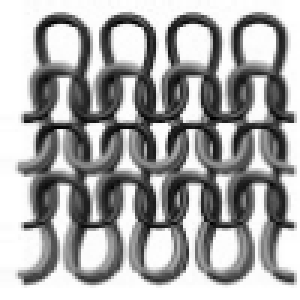
#> input picture test_ims/4/0.png, 100 x 100 px, found by its file name (shown 3 times larger); its folder holds 4 pictures in this run
$ python array_label2.py
#> lines starting #> are read from the running program, lines starting #| are printed output that depends on the picture; after the words box and inside, x2 and y2 are one past the last pixel; in counts of white or black regions, pixels touching at a corner belong together
import os
from natsort import natsorted,ns
import cv2 as cv
from PIL import Image
import numpy as np
from sklearn.utils import shuffle

# train_ims4=[]
test_ims4=[]
src='C:/Users/matth/Documents/Jobs/TangibleMediaMIT/knits/Seyedin/test_ims/4'
for fileName in natsorted(os.listdir(src),alg=ns.PATH):
    filePath=os.path.join(src,fileName)
    if os.path.isfile(filePath):
        im=cv.imread(filePath,0)
#> im is the input picture: shape (100, 100); min 0, max 255, mean 165.6
        # train_ims4.append(im)
        test_ims4.append(im)

# binarize b&w (0&1)
# train_im4=[]
test_im4=[]
#> test_im4 = []
# for i in train_ims4:
for i in test_ims4:
    j=np.where(i>105,1,0)
    # train_im4.append(j)
    test_im4.append(j)
#> this loop made 4 passes
#> pass 1, `j=np.where(i>105,1,0)`:
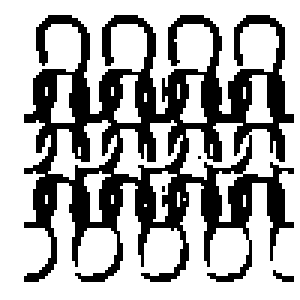
#> j: shape (100, 100) int64 (shown 3 times larger); values 0 (black) and 1 (white), 66.6% white; 4 black regions (3 under 20 px), largest, box (x1, y1, x2, y2) and area: (8, 5, 98, 94) 3327
#> pass 2, `j=np.where(i>105,1,0)`:
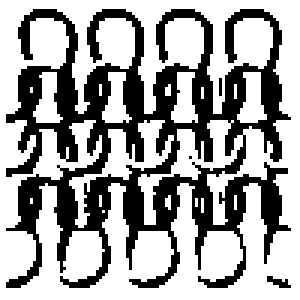
#> j: shape (100, 100) int64 (shown 3 times larger); values 0 (black) and 1 (white), 63.8% white; 4 black regions (3 under 20 px), largest, box (x1, y1, x2, y2) and area: (2, 3, 97, 96) 3592
#> pass 3, `j=np.where(i>105,1,0)`:
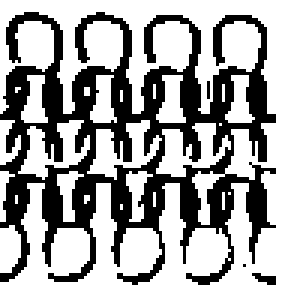
#> j: shape (100, 100) int64 (shown 3 times larger); values 0 (black) and 1 (white), 65.5% white; 4 black regions (3 under 20 px), largest, box (x1, y1, x2, y2) and area: (0, 4, 92, 95) 3427


#> (the run stopped early here; a loop or call above may not have finished)
